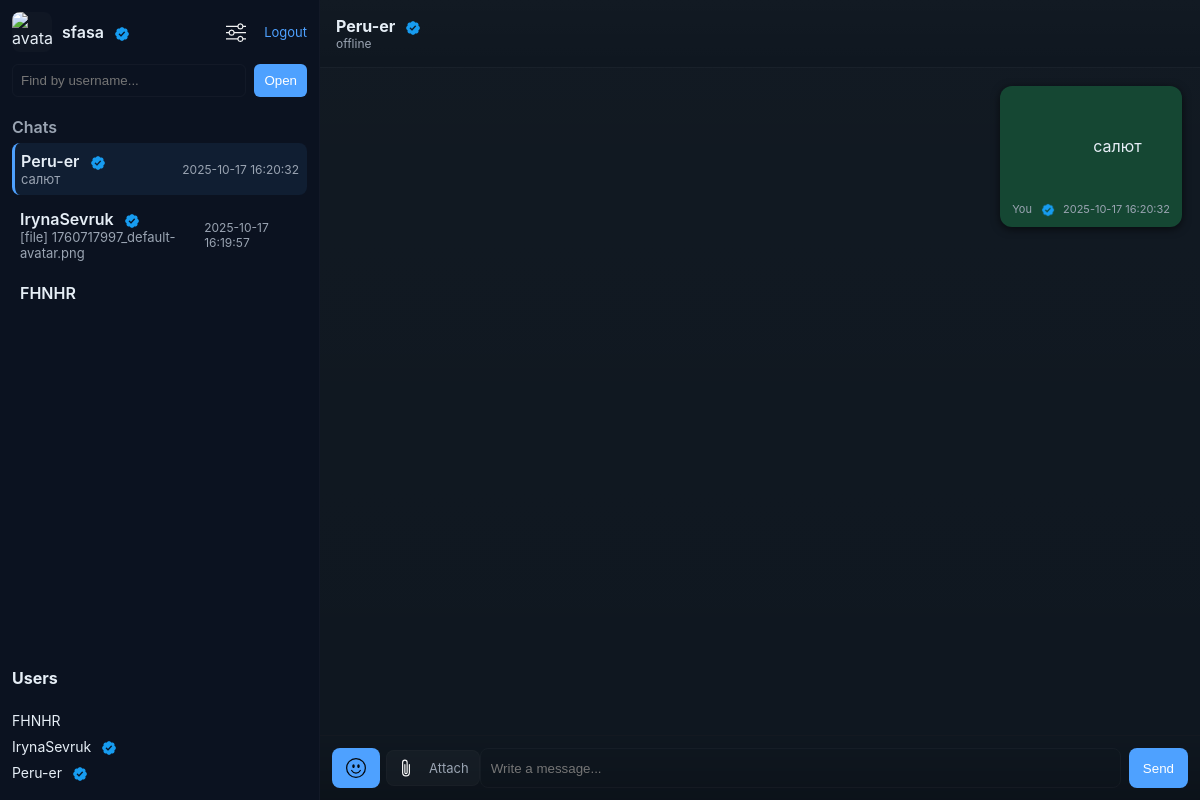
The page /chat/2 (signed in) on the database its author committed.
### tables this page shows
CREATE TABLE users
                      (id INTEGER PRIMARY KEY, email TEXT UNIQUE, username TEXT UNIQUE, password TEXT, avatar_url TEXT DEFAULT '', last_seen DATETIME, is_verified INTEGER DEFAULT 0, verification_code TEXT, verification_expiry DATETIME, last_verification_sent DATETIME);

CREATE TABLE messages
                      (id INTEGER PRIMARY KEY AUTOINCREMENT,
                       chat_id INTEGER,
                       sender_id INTEGER,
                       message TEXT,
                       file_url TEXT,
                       file_type TEXT,
                       timestamp DATETIME DEFAULT CURRENT_TIMESTAMP);

### app.py (the view)
@app.get("/chat/{chat_id}", response_class=HTMLResponse, name="chat")
def chat_page(request: Request, chat_id: int):
    user_id = request.session.get('user_id')
    if not user_id:
        return RedirectResponse(url="/login")
    db = get_db_conn()
    me_row = get_user_by_id(db, user_id)
    if not me_row:
        request.session.pop('user_id', None)
        db.close()
        return RedirectResponse(url="/login")
    me = _row_to_dict_with_defaults(me_row, defaults={"avatar_url": "", "is_verified": 0})
    me['is_verified'] = _to_int_flag(me.get('is_verified', 0))
    cur = db.execute("SELECT user1_id, user2_id FROM chats WHERE id = ?", (chat_id,))
    chat_row = cur.fetchone()
    if not chat_row:
        db.close()
        return HTMLResponse(content="Чат не знайдено", status_code=404)
    other_id = chat_row['user1_id'] if chat_row['user1_id'] != me['id'] else chat_row['user2_id']
    other_row = get_user_by_id(db, other_id)
    other = _row_to_dict_with_defaults(other_row or {}, defaults={"avatar_url": "", "is_verified": 0, "username": "Unknown", "email": ""})
    other['is_verified'] = _to_int_flag(other.get('is_verified', 0))
    raw_messages = get_messages(db, chat_id)
    messages = []
    for r in raw_messages:
        m = _row_to_dict_with_defaults(r, defaults={"file_url": "", "file_type": "", "message": ""})
        m['is_verified'] = _to_int_flag(m.get('is_verified', 0))
        messages.append(m)
    chats_raw = list_user_chats(db, me['id'])
    chats = []
    for c in chats_raw:
        cc = dict(c)
        cc['other_avatar'] = cc.get('other_avatar') or ''
        cc['other_is_verified'] = _to_int_flag(cc.get('other_is_verified', 0))
        chats.append(cc)
    rows = db.execute("SELECT id, username, email, avatar_url, is_verified FROM users WHERE id != ? ORDER BY username COLLATE NOCASE", (me['id'],)).fetchall()
    users = []
    for r in rows:
        u = _row_to_dict_with_defaults(r, defaults={"avatar_url": "", "is_verified": 0})
        u['is_verified'] = _to_int_flag(u.get('is_verified', 0))
        users.append(u)
    db.close()
    return templates.TemplateResponse("chat.html", {
        "request": request, "me": me, "other": other, "messages": messages,
        "chat_id": chat_id, "chats": chats, "users": users
    })

### templates/chat.html (shortened to what this page needs)
<!DOCTYPE html>
<html lang="en">
<head>
  <link rel="stylesheet" href="{{ url_for('static', path='css/style.css') }}">
</head>
<body>
  <div class="app">
    <aside class="sidebar">
      <div class="sidebar-header">
        <div style="display:flex;align-items:center;gap:10px;">
          <img src="{{ me['avatar_url']|default(url_for('static', path='icons/default-avatar.png')) }}"
            class="avatar-sm" alt="avatar" width="40" height="40" loading="eager">
          <div>
            <div style="font-weight:600">
              {{ me['username'] }}
              {% if me['is_verified']|default(0)|int == 1 %}
                <img src="{{ url_for('static', path='icons/verified.png') }}" class="verified-icon" alt="verified" title="Verified email">
              {% endif %}
            </div>
          </div>
        </div>
        <div style="display:flex;align-items:center;gap:8px;">
          <a href="{{ url_for('settings') }}" title="Settings" class="icon-btn" style="padding:4px;">
            <img src="{{ url_for('static', path='icons/sliders.svg') }}" alt="settings" style="width:20px;height:20px;filter:invert(1)">
          </a>
          <a class="logout" href="{{ url_for('logout') }}" style="color:var(--accent);text-decoration:none;">Logout</a>
        </div>
      </div>
      <div class="search">
        <form action="{{ url_for('start_chat_by_username') }}" method="POST" class="search-form">
          <input name="username" placeholder="Find by username..." />
          <button type="submit">Open</button>
        </form>
      </div>
      <div class="chats-list">
        <h4>Chats</h4>
        {% for c in chats %}
          <a class="chat-item {% if c['chat_id'] == chat_id %}active{% endif %}" href="{{ url_for('chat', chat_id=c['chat_id']) }}">
            <div style="display:inline-block;vertical-align:middle;">
              <div class="chat-name">
                {{ c['other_username'] }}
                {% if c['other_is_verified']|default(0)|int == 1 %}
                  <img src="{{ url_for('static', path='icons/verified.png') }}" class="verified-icon" alt="verified" title="Verified email">
                {% endif %}
              </div>
              <div class="chat-preview">{{ c['last_message'][:40] }}</div>
            </div>
            <div class="chat-time">{{ c['last_ts'] or '' }}</div>
          </a>
        {% endfor %}
      </div>
      <div class="users-list">
        <h4>Users</h4>
        <ul>
          {% for u in users %}
            <li>
              <a href="{{ url_for('start_chat', receiver_id=u['id']) }}">
                {{ u['username'] }}
                {% if u['is_verified']|default(0)|int == 1 %}
                  <img src="{{ url_for('static', path='icons/verified.png') }}" class="verified-icon" alt="verified" title="Verified email">
                {% endif %}
              </a>
            </li>
          {% endfor %}
        </ul>
      </div>
    </aside>
    <main class="chat-main">
      <header class="chat-header">
        <div class="other-info" id="other-info" style="cursor:pointer;">
          <strong id="other-username">
            {{ other['username'] }}
            {% if other['is_verified']|default(0)|int == 1 %}
              <img src="{{ url_for('static', path='icons/verified.png') }}" class="verified-icon" alt="verified" title="Verified email">
            {% endif %}
          </strong>
          <div id="other-status" class="small" style="color:var(--muted);">offline</div>
        </div>
      </header>
      <section class="messages" id="messages" data-last-id="{{ (messages[-1]['id'] if messages|length>0 else 0) }}">
        {% for m in messages %}
          <div class="message {% if m['sender_id'] == me['id'] %}from-me{% else %}from-other{% endif %}" data-msg-id="{{ m['id'] }}">
            <div class="msg-content">
              <div class="msg-text">
                {% if m['file_url'] %}
                  {% if m['file_type'] == 'image' %}
                    <img src="{{ m['file_url'] }}" class="chat-image" alt="image" data-full="{{ m['file_url'] }}" loading="lazy">
                    {% if m['message'] and not m['message'].startswith('[file]') %}
                      <div>{{ m['message'] }}</div>
                    {% endif %}
                  {% elif m['file_type'] == 'audio' %}
                    <audio controls src="{{ m['file_url'] }}"></audio>
                    {% if m['message'] and not m['message'].startswith('[file]') %}
                      <div>{{ m['message'] }}</div>
                    {% endif %}
                  {% else %}
                    <a href="{{ m['file_url'] }}" target="_blank" rel="noopener">{{ m['message'] or 'File' }}</a>
                  {% endif %}
                {% else %}
                  {{ m['message'] }}
                {% endif %}
              </div>
              <div class="msg-meta">
                <span class="msg-sender">
                  {% if m['sender_id'] == me['id'] %}
                    You
                    {% if m['is_verified']|default(0)|int == 1 %}
                      <img src="{{ url_for('static', path='icons/verified.png') }}" class="verified-icon-inline" alt="verified" title="Verified email">
                    {% endif %}
                  {% else %}
                    {{ m['username'] }}
                    {% if m['is_verified']|default(0)|int == 1 %}
                      <img src="{{ url_for('static', path='icons/verified.png') }}" class="verified-icon-inline" alt="verified" title="Verified email">
                    {% endif %}
                  {% endif %}
                </span>
                <span class="msg-time">{{ m['timestamp'] }}</span>
              </div>
            </div>
          </div>
        {% endfor %}
      </section>
      <form id="composer" class="composer" onsubmit="return false;">
        <button type="button" id="btn-emoji" class="icon-btn" title="Emoji" aria-label="emoji">
          <img src="{{ url_for('static', path='icons/emoji-icon.svg') }}" alt="emoji" />
        </button>
        <div class="file-input-wrapper">
          <label class="file-label" for="file_input" title="Attach file">
            <img src="{{ url_for('static', path='icons/paperclip.svg') }}" style="width:18px;height:18px;filter:invert(1)">
            <span class="file-name" id="file-name">Attach</span>
          </label>
        </div>
        <input id="message_input" name="message" autocomplete="off" placeholder="Write a message..." required />
        <button id="send_btn" type="submit">Send</button>
      </form>
    </main>
  </div>
</body>
</html>

### static/css/style.css (style rules this page uses)
:root { --bg:#0f1720; --panel:#0b1220; --muted:#9aa4b2; --accent:#4ea1ff; --me-bg:#154733; --other-bg:#0b1622; --text:#e6eef6; font-family: Inter, Roboto, Arial, sans-serif; }
* { box-sizing:border-box }
body { margin:0;background:var(--bg);color:var(--text) }
.app { display:flex;height:100vh;align-items:stretch }
.sidebar { width:320px;background:var(--panel);border-right:1px solid rgba(255,255,255,0.03);display:flex;flex-direction:column;padding:12px;gap:12px }
.sidebar-header { display:flex;justify-content:space-between;align-items:center }
.logout { font-size:13px;color:var(--accent);text-decoration:none }
.search .search-form { display:flex;gap:8px }
.search input { flex:1;padding:8px;border:1px solid rgba(255,255,255,0.03);border-radius:6px;background:transparent;color:var(--text) }
.search button { padding:8px 10px;border-radius:6px;border:0;background:var(--accent);color:white }
.chats-list { overflow:auto;flex:0 0 auto }
.chats-list h4 { margin:8px 0 6px 0;color:var(--muted);font-weight:600 }
.chat-item { display:flex;justify-content:space-between;align-items:center;padding:8px;border-radius:8px;text-decoration:none;color:inherit;margin-bottom:6px }
.chat-item.active { background:rgba(78,161,255,0.08);border-left:3px solid var(--accent);padding-left:6px }
.chat-name { font-weight:600 }
.chat-preview { font-size:13px;color:var(--muted) }
.chat-time { font-size:12px;color:var(--muted) }
.users-list { margin-top:auto }
.users-list ul { list-style:none;padding:0;margin:6px 0 0 0 }
.users-list li { margin-bottom:6px }
.users-list a { color:inherit;text-decoration:none;font-size:14px }
.chat-main { flex:1;display:flex;flex-direction:column }
.chat-header { padding:16px;border-bottom:1px solid rgba(255,255,255,0.03);background:linear-gradient(180deg, rgba(255,255,255,0.01), transparent);display:flex;align-items:center;gap:12px }
.messages { flex:1;padding:18px;overflow:auto;background:linear-gradient(180deg, rgba(255,255,255,0.01), transparent) }
.message { max-width:70%;margin-bottom:12px;display:flex }
.from-me { margin-left:auto;justify-content:flex-end }
.msg-content { background:var(--other-bg);padding:10px 12px;border-radius:12px;box-shadow:0 2px 8px rgba(0,0,0,0.6);color:var(--text) }
.from-me .msg-content { background:var(--me-bg) }
.msg-text { white-space:pre-wrap }
.msg-meta { font-size:11px;color:var(--muted);margin-top:6px;display:flex;gap:8px }
.composer { display:flex;padding:12px;border-top:1px solid rgba(255,255,255,0.03);background:linear-gradient(180deg, transparent, rgba(0,0,0,0.2)) }
.composer input { flex:1;padding:10px;border-radius:8px;border:1px solid rgba(255,255,255,0.03);margin-right:8px;background:transparent;color:var(--text) }
.composer button { padding:10px 14px;border-radius:8px;border:0;background:var(--accent);color:white }
.small { font-size:12px;color:var(--muted) }
.file-input-wrapper { display:inline-flex; align-items:center; gap:8px; }
.file-label { display:inline-flex; align-items:center; gap:8px; padding:8px 10px; border-radius:8px; background:rgba(255,255,255,0.03); cursor:pointer; border:1px solid rgba(255,255,255,0.02); color:var(--text); }
.file-name { font-size:13px; color:var(--muted); margin-left:6px; max-width:160px; overflow:hidden; text-overflow:ellipsis; white-space:nowrap; }
.avatar-sm { width: 40px; height: 40px; border-radius: 8px; object-fit: cover; display: inline-block; vertical-align: middle; }
.sidebar .avatar-sm, .chat-item .avatar-xs, #profile_panel .avatar-lg { max-width: 100%; height: auto; }
.avatar-sm, .avatar-xs, .avatar-lg { background-color: rgba(255,255,255,0.02); overflow: hidden; display: inline-block; }
img { max-width: 100%; }
img[alt="avatar"] { object-fit: cover; }

### rows shown on the page
users: username "sfasa"
users: other_username "Peru-er", c "салют", c "2025-10-17 16:20:32", username "Peru-er", is_verified 1 (drawn)
users: other_username "IrynaSevruk", c "[file] 1760717997_default-avatar.png", c "2025-10-17 16:19:57", username "IrynaSevruk", is_verified 1 (drawn)
users: other_username "FHNHR", username "FHNHR"
messages: message "салют", sender_id 1 (drawn), timestamp "2025-10-17 16:20:32"
